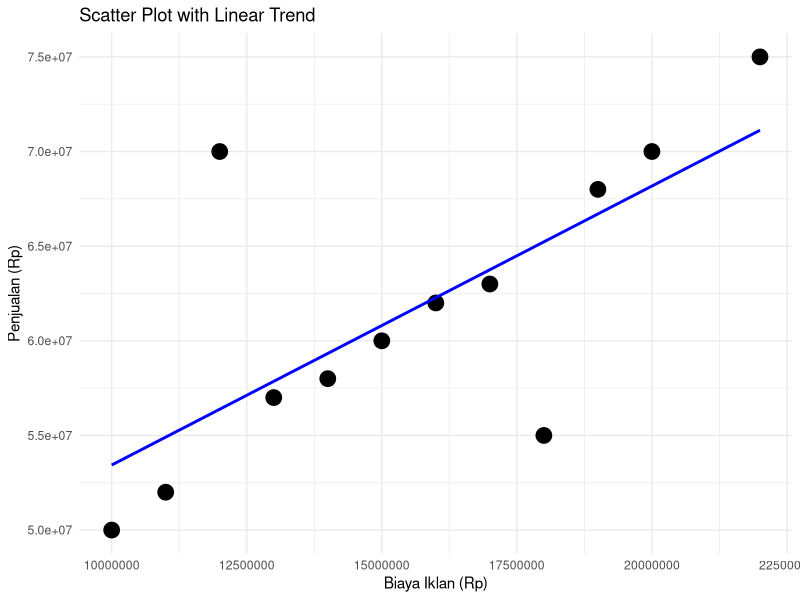

Recreate this plot in R.
## ---- chunk 1
# Load necessary libraries
library(ggplot2)

# Create data frame
data <- data.frame(
  Bulan = c("Januari", "Februari", "Maret", "April", "Mei", "Juni", "Juli", "Agustus", "September", "Oktober", "November", "Desember"),
  Biaya_Iklan = c(10000000, 12000000, 15000000, 11000000, 14000000, 13000000, 16000000, 18000000, 17000000, 19000000, 20000000, 22000000),
  Penjualan = c(50000000, 70000000, 60000000, 52000000, 58000000, 57000000, 62000000, 55000000, 63000000, 68000000, 70000000, 75000000)
)

# Create scatter plot with linear trend line
ggplot(data, aes(x = Biaya_Iklan, y = Penjualan)) +
  geom_point( size = 5) +
  geom_smooth(method = "lm", se = FALSE, color = "blue") +
  labs(title = "Scatter Plot with Linear Trend",
       x = "Biaya Iklan (Rp)",
       y = "Penjualan (Rp)") +
  theme_minimal()
## ---- chunk 2
reg1 <- lm(Penjualan ~ Biaya_Iklan, data = data)
reg1$coefficients
